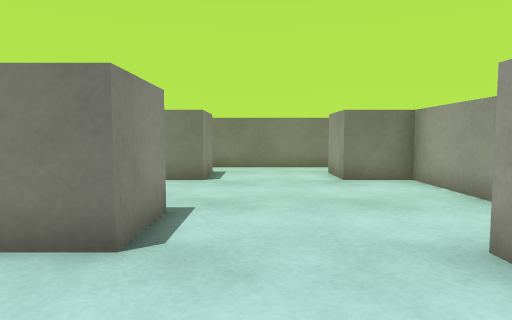
View 1 (above)

16 first-person views from a walk through a 3-D level made in the Unity game engine. The camera is 0.62 m above the floor, tilts 4° down and sees 75° across. The floor is counted in squares, 0.5 m on a side. Each view is taken from the middle of a square. On the plan, view 1 faces up. The plan holds only what a view shows up to about 14 squares ahead; the rest is blank. The place goes on beyond the plan. Surface patterns are stand-ins for the level's own textures.

View 2
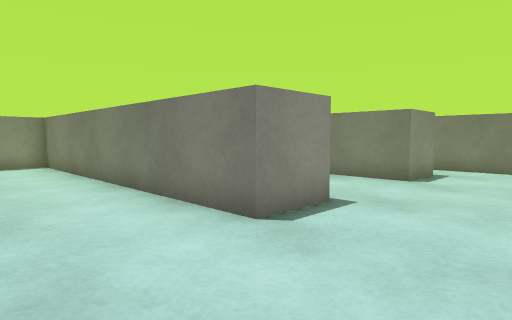

View 3
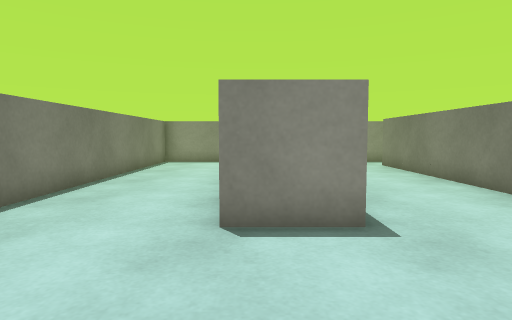

View 4
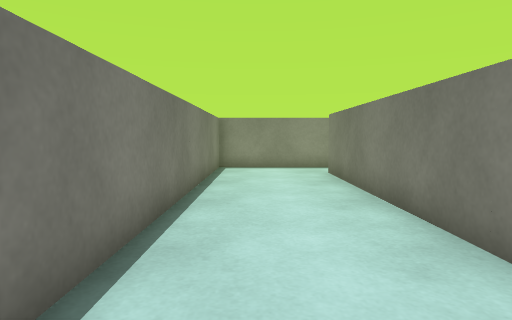

View 5
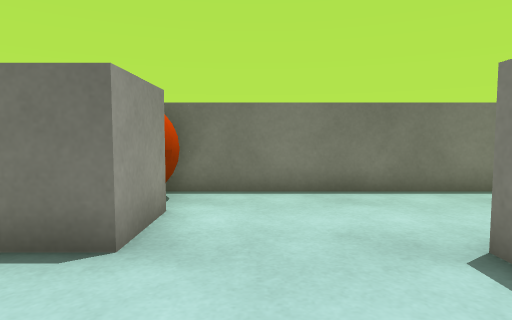

View 6
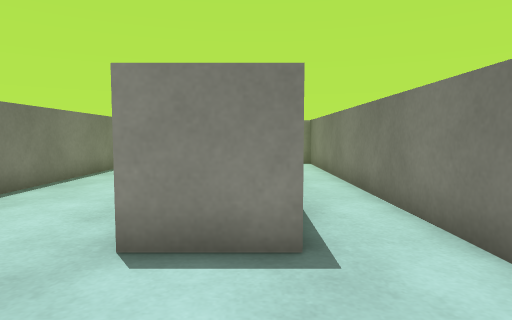

View 7
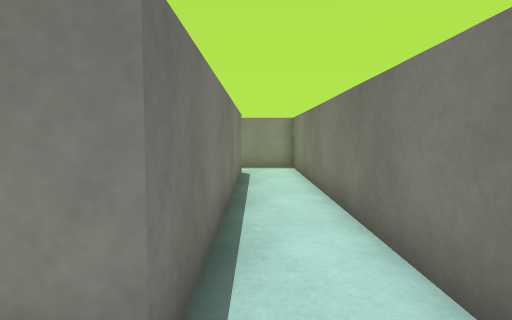

View 8
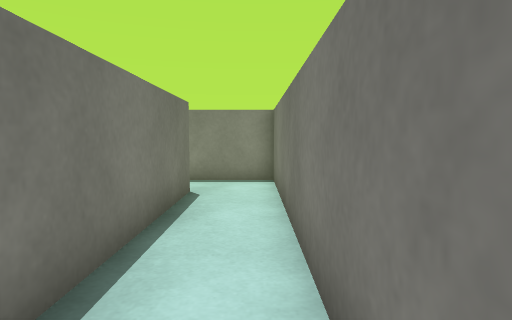

View 9
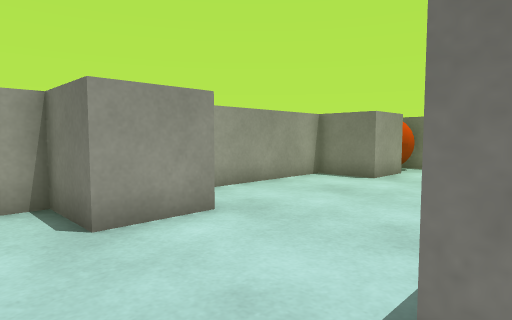

View 10
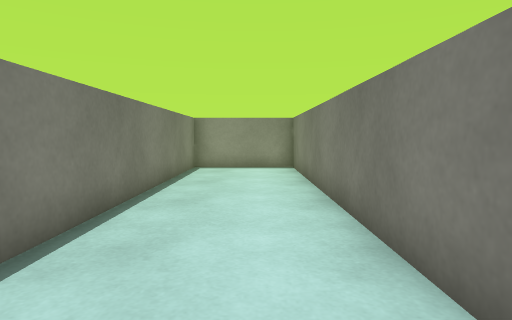

View 11
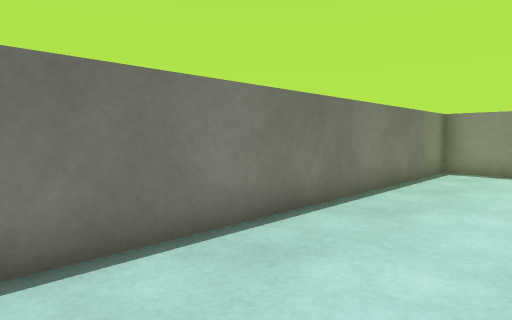

View 12
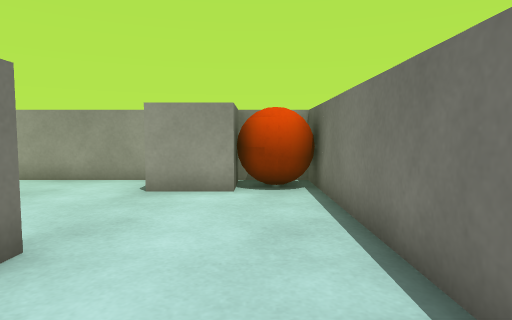

View 13
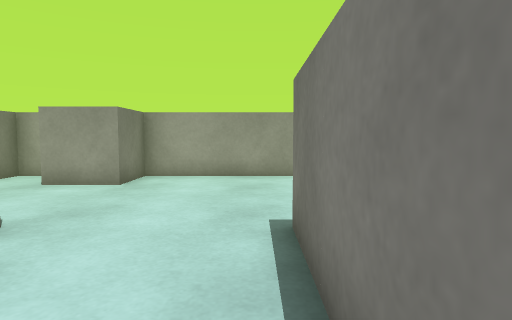

View 14
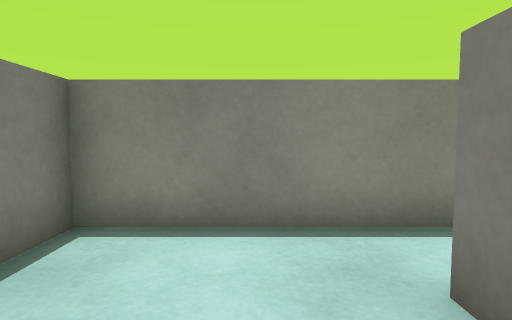

View 15
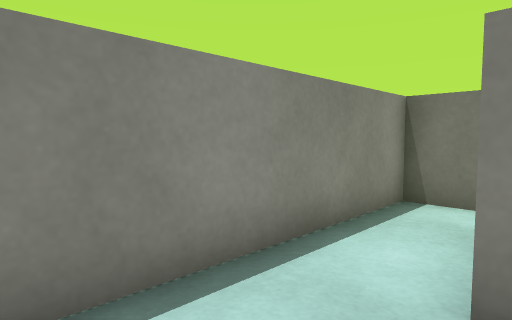

View 16
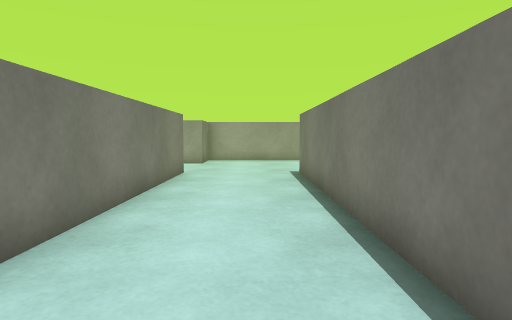

### Floor plan
Points are (right, up) in squares from view 1. A wall is a line through its corners. A room is listed if a view was taken in it or the views show most of it. See-through windows are left out.
Room 1 (views 1, 2, 3, 4, 5, 6, 7, 8, 9, 10, 11, 12, 13, 14, 15, 16)
walls: (2.5, 1.5) (2.5, 3.5) (4.5, 3.5) (4.5, 9.5) (2.5, 9.5) (2.5, 11.5) (4.5, 11.5) (4.5, 13.5) (-13.5, 13.5) (-13.5, 5.5) (-1.5, 5.5) (-1.5, 3.5) (-13.5, 3.5) (-13.5, -0.5) (4.5, -0.5); (-11.5, 11.5) (-1.5, 11.5) (-1.5, 9.5) (-11.5, 9.5)
objects: ball (3, 0) to (4, 1)

Positions as (right, up) in squares from view 1, and headings:
1: (0, 0), facing up
2: (2, 0), facing up-left
3: (3, 4), facing left
4: (0, 7), facing left
5: (1, 7), facing down
6: (2, 11), facing left
7: (0, 12), facing left
8: (-4, 13), facing left
9: (-2, 13), facing down-right
10: (0, 2), facing left
11: (-1, 3), facing down-left
12: (-5, 1), facing right
13: (-6, 6), facing right
14: (-9, 8), facing left
15: (-11, 7), facing up-left
16: (-13, 7), facing right
